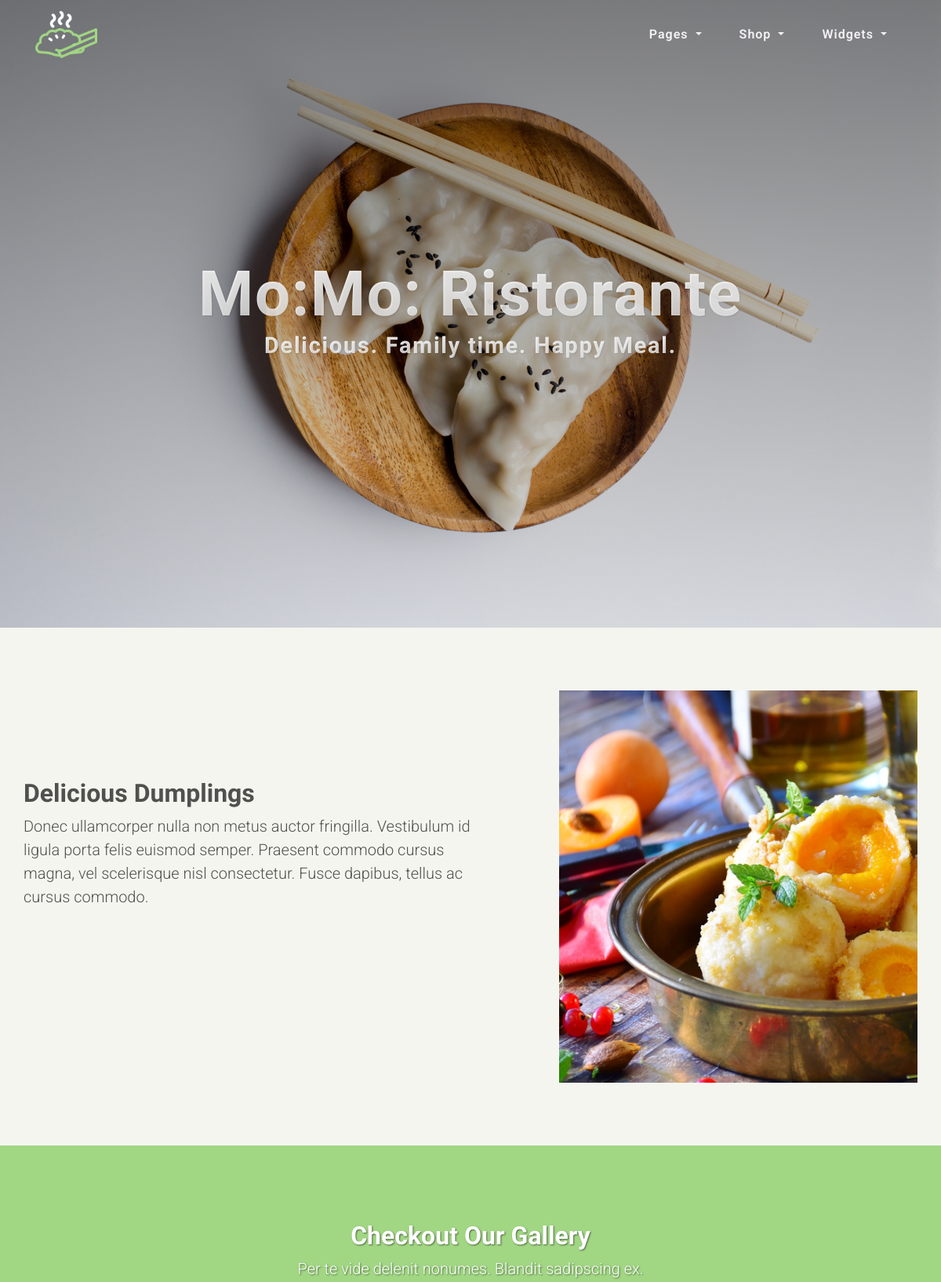
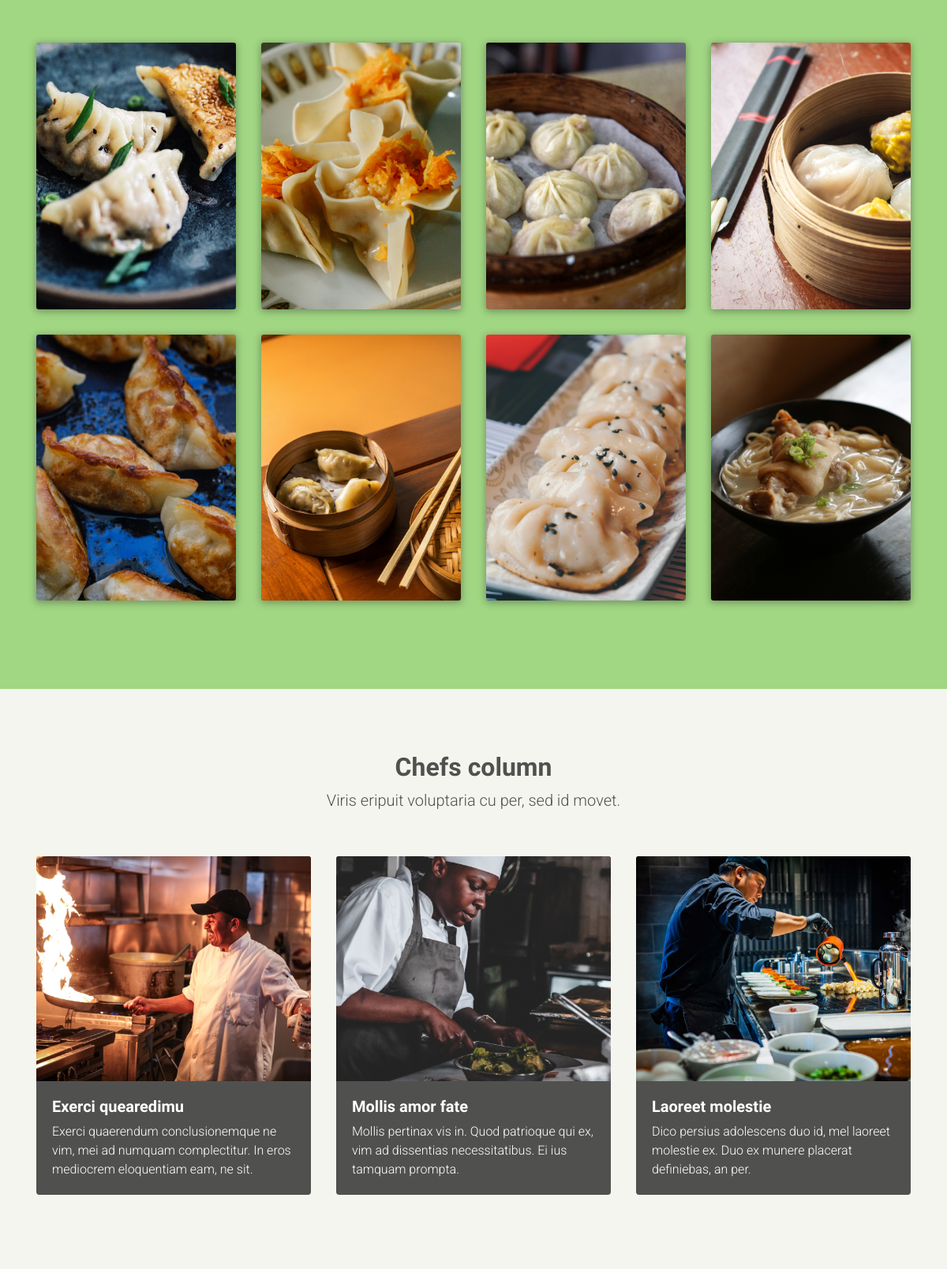
The page / (upper part) on the database its author committed (2 pictures, top to bottom).
### website/models.py (models this page shows, shortened)
class Setting(models.Model):
    siteurl = models.TextField()
    blogname = models.TextField()
    blogdescription = models.TextField(blank=True)
    users_can_register = models.TextField()
    admin_email = models.TextField()
    mailserver_url = models.TextField()
    mailserver_login = models.TextField()

class Homepage(models.Model):
    homepage_id = models.TextField(max_length=10, primary_key=True)
    title = models.TextField(max_length=100)
    subtitle = models.TextField(blank=True)
    content = models.TextField(blank=True)
    link_url = models.TextField(blank=True)
    image_url = models.TextField(blank=True)

### momos/models.py (models this page shows, shortened)
class Momo(models.Model):
    image_url = models.TextField()
    title = models.CharField(max_length=100)
    price = models.FloatField()

### blogs/models.py (models this page shows, shortened)
class Blog(models.Model):
    title = models.TextField()
    content = models.TextField()
    image_url = models.TextField()

### website/views.py (the view)
# urls.py: 2. Add a URL to urlpatterns:  path('', views.home, name='home')
def home(request):
    return render(request, "website/home.html", {
        "homepage": Homepage.objects.all(),
        "momos": Momo.objects.all(),
        "blogs" : Blog.objects.all(),
        "jumbotron": Homepage.objects.get(pk='jumbotron'),
        "setting": Setting.objects.get(pk=1)
        })

### website/templates/website/home.html (shortened to what this page needs)
{% extends 'base_website.html' %}
{% load static %}
{% block content %}
        <header class="masterHead">
            <div class="container d-flex h-100 align-items-center">
                <div class="mx-auto text-center">
                    <h1 class="site">
                        {{ setting.blogname }}
                    </h1>
                    <h2>
                        {{ setting.blogdescription }}
                    </h2>
                </div>
            </div>
        </header>
        <section class="section-featurette">
            <div class="container">
                <div class="row">
                    <div class="col-md-7 col-one">
                        <h2>{{ homepage.0.title }}</h2>
                        <p class="lead">
                            {{ homepage.0.content }}
                        </p>
                    </div>
                    <div class="col-md-5">
                        <img
                            src="{% static 'website/images/'%}{{ homepage.0.image_url }}"
                            class="featurette-image img-fluid mx-auto"
                            alt="{{ featurette.title }}"
                            style="width: 500px; height: 500px"
                        />
                    </div>
                </div>
            </div>
        </section>
        {% include '../gallery.html' %}
        <section class="home-blog-2">
            <div class="container">
                <div class="row">
                    <div class="col-md-12 text-center pb-4">
                        <h2>Chefs column</h2>
                        <p class="lead">
                            Viris eripuit voluptaria cu per, sed id movet.
                        </p>
                    </div>
                    {% for blog in blogs %}
                    <div class="col-lg-4 col-md-6 col-sm-12 p-3">
                        <div class="card">
                            <img
                                class="card-img-top"
                                src="{% static 'website/images/' %}{{ blog.image_url }}"
                                alt="{{ blog.title }}"
                            />
                            <div class="card-body">
                                <a href="#">
                                    <h5>{{ blog.title }}</h5>
                                </a>
                                <p>{{ blog.content }}</p>
                            </div>
                        </div>
                    </div>
                    {% endfor %}
                </div>
            </div>
        </section>
        {% include '../footer.html' %}
{% endblock %}

### website/templates/base_website.html (shortened to what this page needs)
{% load static %}
<!DOCTYPE html>
<html lang="en">
    <head>
        <link href="{% static 'website/css/main.css' %}" rel="stylesheet" type="text/css" />
        <link
            href="https://stackpath.bootstrapcdn.com/bootstrap/4.1.3/css/bootstrap.min.css"
            rel="stylesheet"
        />
        <link
            rel="stylesheet"
            href="node_modules/@fortawesome/fontawesome-free/css/all.min.css"
        />
        <link
            rel="stylesheet"
            type="text/css"
            href="https://cdnjs.cloudflare.com/ajax/libs/slick-carousel/1.9.0/slick.min.css"
        />
        <link
            rel="stylesheet"
            type="text/css"
            href="https://cdnjs.cloudflare.com/ajax/libs/slick-carousel/1.9.0/slick-theme.css"
        />
        <link
            rel="stylesheet"
            type="text/css"
            href="https://cdnjs.cloudflare.com/ajax/libs/slick-carousel/1.9.0/slick.min.css"
        />
        <link
            rel="stylesheet"
            type="text/css"
            href="https://cdnjs.cloudflare.com/ajax/libs/slick-carousel/1.9.0/slick-theme.css"
        />
        <link href="{% static 'website/css/style.css'%}" rel="stylesheet" type="text/css" />
    </head>
<body>
    {% include 'nav.html' %}
    {% block content %}
    {% endblock %}
</body>
</html>

### website/templates/nav.html (shortened to what this page needs)
{% load static %}
        <nav
            class="navbar navbar-expand-lg navbar-light fixed-top"
            id="mainNav"
        >
            <div class="container main-menu">
                <a class="navbar-brand" href="{% url 'home' %}">
                    <img src="{% static 'website/images/momo-logo.png' %}" alt="{{setting.title}}" />
                </a>
                <div class="collapse navbar-collapse" id="navbarResponsive">
                    <ul class="navbar-nav ml-auto">
                        <li class="nav-item dropdown">
                            <a
                                class="nav-link dropdown-toggle"
                                href="{% url 'home' %}"
                                id="navbarDropdown"
                                role="button"
                                data-toggle="dropdown"
                                aria-haspopup="true"
                                aria-expanded="false"
                            >
                                Pages
                            </a>
                        </li>
                        <li class="nav-item dropdown">
                            <a
                                class="nav-link dropdown-toggle"
                                href="{% url 'under-construction' %}"
                                id="navbarDropdown"
                                role="button"
                                data-toggle="dropdown"
                                aria-haspopup="true"
                                aria-expanded="false"
                            >
                                Shop
                            </a>
                        </li>
                        <li class="nav-item dropdown">
                            <a
                                class="nav-link dropdown-toggle"
                                href="{% url 'under-construction' %}"
                                id="navbarDropdown"
                                role="button"
                                data-toggle="dropdown"
                                aria-haspopup="true"
                                aria-expanded="false"
                            >
                                Widgets
                            </a>
                        </li>
                    </ul>
                </div>
            </div>
        </nav>

### website/templates/gallery.html (shortened to what this page needs)
        {% load static %}
        <section class="featured-products-1">
            <div class="container">
                <div class="row">
                    <div class="col-md-12 text-center pb-4">
                        <h2>Checkout Our Gallery</h2>
                        <p class="lead">
                            Per te vide delenit nonumes. Blandit sadipscing ex.
                        </p>
                    </div>
                    {% for momo in momos %}
                    <div class="col-lg-3 col-md-4 col-sm-12 col-xs-12 p-3">
                        <div class="item">
                            <img
                                src="{% static 'website/images/' %}{{momo.image_url}}"
                                alt=""
                                class="img img-responsive"
                            />
                        </div>
                    </div>
                    {% endfor %}
                </div>
            </div>
        </section>

### website/templates/footer.html (shortened to what this page needs)
{% load static %}
    </body>
</html>

### website/static/website/css/style.css (style rules this page uses)
html, body { font-family: "Roboto", serif; font-weight: 300; height: 100%; }
h1, h2, h3, h4, h5, h6 { font-family: "Cardo", serif; font-weight: 700; }
.lead { font-family: "Roboto", serif; }
.masterHead { position: relative; height: auto; min-height: 35rem; padding: 15rem 0; background: linear-gradient(rgba(0, 0, 0, 0.5), rgba(0, 0, 0, 0.1)), url("/static/website/images/background2.jpg"); width: 100%; background-position: center; background-repeat: no-repeat; background-attachment: scroll; background-size: cover; }
.masterHead h1 { font-size: 2rem; line-height: 2rem; letter-spacing: 0.1rem; }
.masterHead h2 { font-size: 1rem; letter-spacing: 0.0625em; }
.masterHead h1, .masterHead h2 { background: -webkit-linear-gradient(white, rgba(255, 255, 255, 0.8)); -webkit-text-fill-color: transparent; -webkit-background-clip: text; text-shadow: 1px 1px 2px rgba(0, 0, 0, 0.1); }
@media (min-width: 768px) { .masterHead h1 { font-size: 4rem; line-height: 7rem; } }
@media (min-width: 992px) { .masterHead { height: 100vh; padding: 0; } }
@media (min-width: 992px) { .masterHead h1 { font-size: 5rem; line-height: 5rem; letter-spacing: 0.1rem; } }
@media (min-width: 992px) { .masterHead h2 { font-size: 1.8rem; } }
#mainNav { letter-spacing: 0.0625em; background-color: transparent; }
#mainNav .navbar-brand { color: #a1d683; padding: 0.9rem 0; font-family: "Pacifico", cursive; font-size: 1.8rem; font-weight: 100; }
#mainNav .navbar-brand img { height: 60px; }
#mainNav .nav-link { color: #f4f2f5; }
@media (min-width: 992px) { #mainNav { padding-top: 0; padding-bottom: 0; border-bottom: none; -webkit-transition: background-color 0.3s ease-in-out; transition: background-color 0.3s ease-in-out; } }
@media (min-width: 992px) { #mainNav .navbar-brand { padding: 0.5rem 0; color: #f4f2f5; } }
@media (min-width: 992px) { #mainNav .nav-link { -webkit-transition: none; transition: none; padding: 2rem 1.5rem; color: #f4f2f5; font-weight: 600; } }
.home-blog-2 { background-color: #f5f5ef; padding: 5rem 0; }
.home-blog-2 h2, .home-blog-2 p { color: #50514f; }
.home-blog-2 .card { background-color: #50514f; border: 0; }
.home-blog-2 .card a, .home-blog-2 .card p { color: #fff; }
.home-blog-2 .card p { margin-bottom: 0; }
.featured-products-1 { padding-top: 6rem; padding-bottom: 6rem; background-color: #a1d683; color: #fff; }
.featured-products-1 h2, .featured-products-1 p { text-shadow: 1px 1px 2px rgba(0, 0, 0, 0.5); }
.featured-products-1 .item { border-radius: 0.2rem; box-shadow: 0px 2px 10px 1px rgba(0, 0, 0, 0.3); overflow: hidden; position: relative; }
.featured-products-1 .item img { max-width: 100%; -moz-transition: all 0.3s; -webkit-transition: all 0.3s; transition: all 0.3s; }
.section-featurette { background-color: #f5f5ef; }
.section-featurette .container { padding: 5rem 0; }
.section-featurette .container .col-one { padding-right: 5rem; }
.section-featurette .container .col-one h2, .section-featurette .container .col-one p { color: #50514f; }
@media (min-width: 62em) { .section-featurette h2 { margin-top: 7rem; } }

### rows shown on the page
Setting: blogname "Mo:Mo: Ristorante", blogdescription "Delicious. Family time. Happy Meal."
Homepage: title "Delicious Dumplings", content "Donec ullamcorper nulla non metus auctor fringilla. Vestibulum id ligula porta felis euismod semper. Praesent commodo cursus magna, vel scelerisque nisl consectetur. Fusce dapibus, tellus ac cursus commodo.", image_url (picture)
Momo: image_url (picture)
Momo: image_url (picture)
Momo: image_url (picture)
Momo: image_url (picture)
Momo: image_url (picture)
Momo: image_url (picture)
Momo: image_url (picture)
Momo: image_url (picture)
Blog: image_url (picture), title "Exerci quearedimu", content "Exerci quaerendum conclusionemque ne vim, mei ad numquam complectitur. In eros mediocrem eloquentiam eam, ne sit."
Blog: image_url (picture), title "Mollis amor fate", content "Mollis pertinax vis in. Quod patrioque qui ex, vim ad dissentias necessitatibus. Ei ius tamquam prompta."
Blog: image_url (picture), title "Laoreet molestie", content "Dico persius adolescens duo id, mel laoreet molestie ex. Duo ex munere placerat definiebas, an per."
